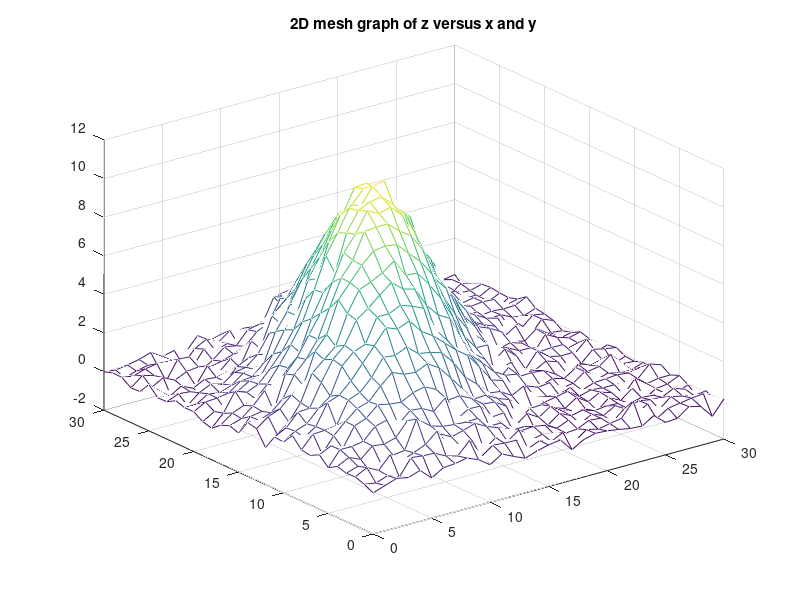

This chart was generated by the following MATLAB code: (Note: this script raises an error after producing the figure.)
load('fit_2d_gaussian.mat');
figure;
mesh(x,y,z)
title('2D mesh graph of z versus x and y');

% xdata = [x;y];
A0 = max(max(z));
sigma_u0 = 2;
sigma_v0 = 2;
[x0, y0] = find(z == A0);
theta0 = 0;
beta0 = [A0; x0; y0; sigma_u0; sigma_v0; theta0];
[beta, ss, residuals] = lsqcurvefit(@fit_2d_gauss, beta0, x, z, [], [], [], y);

% plot residuls
figure;
mesh(x, y, residuals);
title('Residuals');

% plot data fits as a function of y
eta = fit_2d_gauss(beta, x, y);
[center_x, center_y] = find(eta == max(max(eta)));
eta_y = eta(center_x,:);
z_y = z(center_x,:);
y_slice = y(:,center_x)';
figure;
plot(y_slice, eta_y);
hold on
plot(y_slice, z_y);
title('Data fits as a function of y');
legend('fits','data');

% plot data fits as a function of x
eta_x = eta(:, center_y);
z_x = z(:, center_y);
x_slice = x(center_y, :)';
figure;
plot(x_slice, eta_x);
hold on
plot(x_slice, z_x);
title('Data fits as a function of x');
legend('fits','data');


function eta=fit_2d_gauss(beta, x, y)
%     x = xdata(1:31,:);
%     y = xdata(32:62,:);
    A = beta(1);
    x0 = beta(2);
    y0 = beta(3);
    sigma_u = beta(4);
    sigma_v = beta(5);
    theta = beta(6);
    u = (x-x0)*cos(theta) - (y-y0)*sin(theta);
    v = (x-x0)*sin(theta) + (y-y0)*cos(theta);
    eta = A*exp(-u.^2./(2*sigma_u.^2)-v.^2./(2*sigma_v.^2));
end
